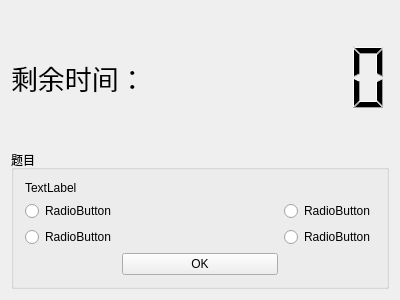
<?xml version="1.0" encoding="UTF-8"?>
<ui version="4.0">
 <class>GamePage</class>
 <widget class="QWidget" name="GamePage">
  <property name="geometry">
   <rect>
    <x>0</x>
    <y>0</y>
    <width>400</width>
    <height>300</height>
   </rect>
  </property>
  <property name="windowTitle">
   <string>Widget</string>
  </property>
  <layout class="QGridLayout" name="gridLayout">
   <item row="1" column="0">
    <widget class="QLabel" name="hint">
     <property name="font">
      <font>
       <family>宋体</family>
       <pointsize>20</pointsize>
      </font>
     </property>
     <property name="layoutDirection">
      <enum>Qt::RightToLeft</enum>
     </property>
     <property name="text">
      <string>剩余时间：</string>
     </property>
    </widget>
   </item>
   <item row="1" column="1">
    <widget class="QLCDNumber" name="remainTime">
     <property name="frameShape">
      <enum>QFrame::NoFrame</enum>
     </property>
     <property name="frameShadow">
      <enum>QFrame::Plain</enum>
     </property>
    </widget>
   </item>
   <item row="3" column="0" colspan="2">
    <widget class="QGroupBox" name="groupBox_4">
     <property name="title">
      <string>题目</string>
     </property>
     <layout class="QGridLayout" name="gridLayout_2">
      <item row="5" column="2">
       <widget class="QRadioButton" name="radioButton_D">
        <property name="sizePolicy">
         <sizepolicy hsizetype="Fixed" vsizetype="Fixed">
          <horstretch>0</horstretch>
          <verstretch>0</verstretch>
         </sizepolicy>
        </property>
        <property name="text">
         <string>RadioButton</string>
        </property>
       </widget>
      </item>
      <item row="3" column="2">
       <widget class="QRadioButton" name="radioButton_B">
        <property name="sizePolicy">
         <sizepolicy hsizetype="Maximum" vsizetype="Maximum">
          <horstretch>0</horstretch>
          <verstretch>0</verstretch>
         </sizepolicy>
        </property>
        <property name="text">
         <string>RadioButton</string>
        </property>
       </widget>
      </item>
      <item row="3" column="0">
       <widget class="QRadioButton" name="radioButton_A">
        <property name="sizePolicy">
         <sizepolicy hsizetype="Fixed" vsizetype="Fixed">
          <horstretch>0</horstretch>
          <verstretch>0</verstretch>
         </sizepolicy>
        </property>
        <property name="text">
         <string>RadioButton</string>
        </property>
       </widget>
      </item>
      <item row="5" column="0">
       <widget class="QRadioButton" name="radioButton_C">
        <property name="sizePolicy">
         <sizepolicy hsizetype="Fixed" vsizetype="Fixed">
          <horstretch>0</horstretch>
          <verstretch>0</verstretch>
         </sizepolicy>
        </property>
        <property name="text">
         <string>RadioButton</string>
        </property>
       </widget>
      </item>
      <item row="2" column="0" colspan="3">
       <widget class="QLabel" name="description">
        <property name="sizePolicy">
         <sizepolicy hsizetype="Expanding" vsizetype="Minimum">
          <horstretch>0</horstretch>
          <verstretch>0</verstretch>
         </sizepolicy>
        </property>
        <property name="text">
         <string>TextLabel</string>
        </property>
        <property name="scaledContents">
         <bool>false</bool>
        </property>
       </widget>
      </item>
      <item row="6" column="1">
       <widget class="QPushButton" name="nextQue">
        <property name="text">
         <string>OK</string>
        </property>
       </widget>
      </item>
     </layout>
    </widget>
   </item>
  </layout>
 </widget>
 <layoutdefault spacing="6" margin="11"/>
 <resources/>
 <connections/>
</ui>
